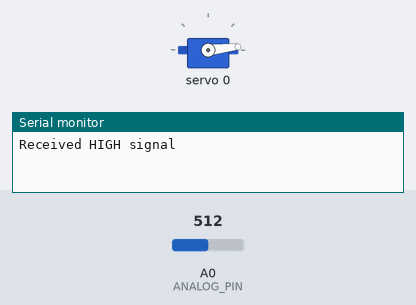
Simulated run of this sketch. Board: Arduino Uno, built with avr-gcc and run on an emulated ATmega328P. On the bench: servo, the last lines printed to the serial monitor. The inputs (shaded band) are chosen by the test bench; at power-on: A0 (ANALOG_PIN) = 512.

Above: at 1.8 s.
1.9 s: A0 (ANALOG_PIN) set to 493
At 2.7 s:
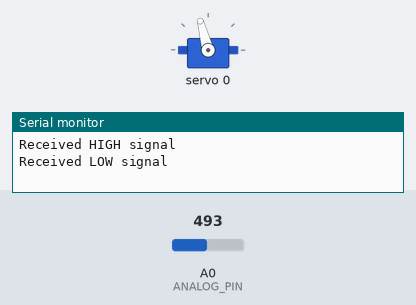
3.5 s: A0 (ANALOG_PIN) set to 716
At 4.3 s:
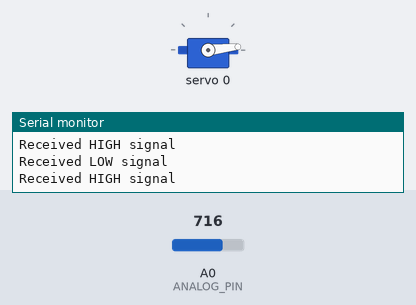
5.5 s: A0 (ANALOG_PIN) set to 511
At 7.0 s:
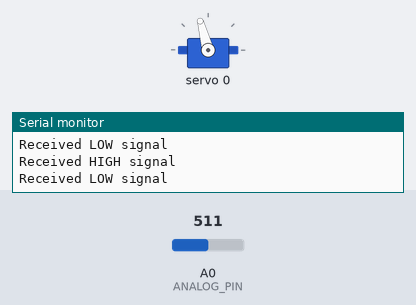
Timing chart, 0 to 8.5 s (numbered marks = the images above; inputs shaded):
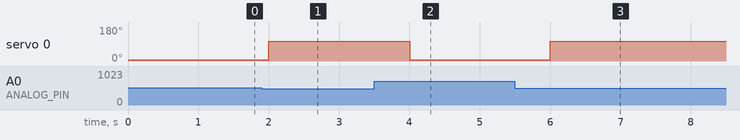

The sketch:

withanalog.ino
```cpp
#include <Wire.h>
#include <Adafruit_PWMServoDriver.h>

Adafruit_PWMServoDriver myServo = Adafruit_PWMServoDriver();

#define SERVOMIN 150
#define SERVOMAX 400
#define ANALOG_PIN A0  // Analog pin to read the signal

int status = 0;  // Keep track of the servo position (0 = LOW, 1 = HIGH)

void setup() {
  Serial.begin(9600);
  myServo.begin();
  myServo.setPWMFreq(60);
  status = 0;  // Initially set status to LOW
}

void loop() {
  int analogValue = analogRead(ANALOG_PIN);  // Read analog value (0-1023)

  // Convert the analog value to voltage
  float voltage = analogValue * (5.0 / 1023.0);

  // Log the voltage
  // Serial.print("Analog Value: ");
  // Serial.print(analogValue);
  // Serial.print(", Voltage: ");
  // Serial.println(voltage);

  // If voltage is above 2.5V (representing HIGH from Raspberry Pi's 3.3V logic)
  if (voltage > 2.5 && status == 0) {
    Serial.println("Received HIGH signal");
    myServo.setPWM(0, 0, SERVOMIN);

    // Move(1);  // Move to 90 degrees (SERVOMAX)
    status = 1;  // Update status to HIGH
  } else if (voltage <= 2.5 && status == 1) {
    Serial.println("Received LOW signal");
    myServo.setPWM(0, 0, SERVOMAX);


    // Move(0);  // Move to 0 degrees (SERVOMIN)
    status = 0;  // Update status to LOW
  }

  delay(1000);  // Small delay to prevent rapid toggling
}

// Move the servo smoothly to the target position
void Move(int dir) {
  if (dir == 0) {
    // Move from SERVOMAX to SERVOMIN smoothly
    for (uint16_t pulselen = SERVOMIN; pulselen < SERVOMAX; pulselen++) {
      myServo.setPWM(0, 0, pulselen);
      // delay(5);  // Small delay to make movement smooth
    }
  } else {
    // Move from SERVOMIN to SERVOMAX smoothly
    for (uint16_t pulselen = SERVOMAX; pulselen > SERVOMIN; pulselen--) {
      myServo.setPWM(0, 0, pulselen);
      // delay(5);  // Small delay to make movement smooth
    }
  }
}
```

Measured:
- the behaviour switches between 512 and 511 on A0 (ANALOG_PIN) (found by bisection; images 0 and 1)
- after the input at 1.9 s, servo 0: 6° → 105° after 0.10 s
- after the input at 3.5 s, servo 0: 105° → 6° after 0.50 s
- after the input at 5.5 s, servo 0: 6° → 105° after 0.50 s
